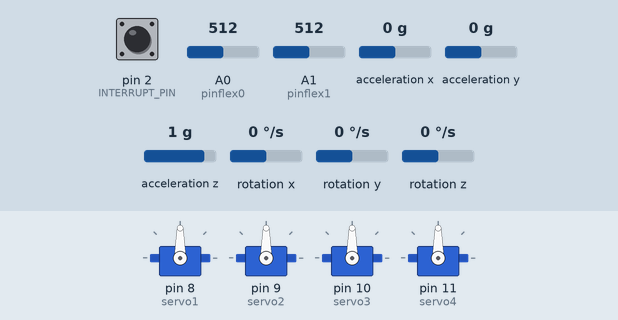
Bench run of a sketch on a simulated Arduino Uno, built with avr-gcc and run on an emulated ATmega328P. Parts: 4 × servo. The test bench sets the inputs (shaded band); at power-on: pin 2 (INTERRUPT_PIN) LOW, A0 (pinflex0) = 512, A1 (pinflex1) = 512, acceleration x 0 g, acceleration y 0 g, acceleration z 1 g, rotation x 0 °/s, rotation y 0 °/s, rotation z 0 °/s. The sensor or clock chip raises its interrupt line as the real part does; what the sketch prints to the serial monitor is not drawn.

Above: at 0.6 s.
At 10.6 s:
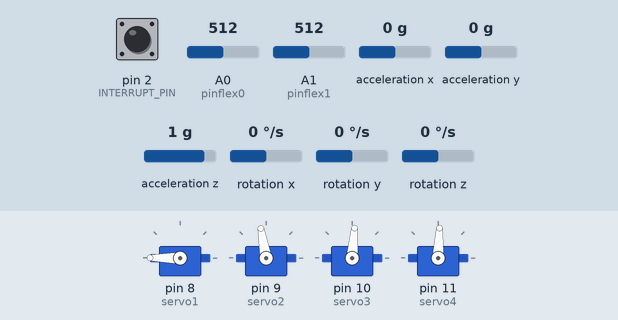
Timing chart, 0 to 12.1 s (numbered marks = the images above):
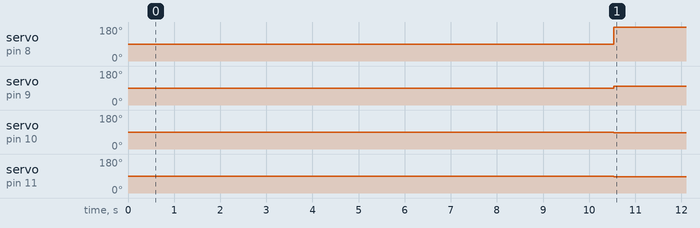

The sketch:

MPU9250-trail3.3.2.1.ino
```cpp
// 4 motors


#include "I2Cdev.h"                          // including the 12c devices library that allows the comunication via i2c comunication protocol

#include "MPU6050_6Axis_MotionApps20.h"     // including the library file that contains the calibration and fusion between the gyroscope and accelorometer
#include <Servo.h>                          // including the servo library

#if I2CDEV_IMPLEMENTATION == I2CDEV_ARDUINO_WIRE
    #include "Wire.h"
#endif

MPU6050 mpu;

int j=0 ;
float correct ;                           // variable used in removing the first 600 readings of the yaw as it takes several iterations to stablize

                                        // flex sensors variables //
const int pinflex0 = 0;
const int pinflex1 = 1;

int servopos3;
int servopos4;

int flexpos0;
int flexpos1;

                                       //   servos decleration   //

Servo servo1;
Servo servo2;
Servo servo3;
Servo servo4;


#define OUTPUT_READABLE_YAWPITCHROLL

#define INTERRUPT_PIN 2

                                          // MPU control//

 //DMP stands for Digital Motion Processing. The MPU 6050 has a built-in motion processor. It processes the values from the accelerometer , gyroscope and magnetometer to give us accurate 3D values.


bool dmpReady = false;  // set true if DMP init was successful
uint8_t mpuIntStatus;   // holds actual interrupt status byte from MPU
uint8_t devStatus;      // return status after each device operation (0 = success, !0 = error)
uint16_t packetSize;    // expected DMP packet size (default is 42 bytes)
uint16_t fifoCount;     // count of all bytes currently in FIFO
uint8_t fifoBuffer[64]; // FIFO storage buffer

Quaternion q;           // [w, x, y, z]         quaternion container
VectorInt16 aa;         // [x, y, z]            accel sensor measurements
VectorInt16 aaReal;     // [x, y, z]            gravity-free accel sensor measurements
VectorInt16 aaWorld;    // [x, y, z]            world-frame accel sensor measurements
VectorFloat gravity;    // [x, y, z]            gravity vector
float euler[3];         // [psi, theta, phi]    Euler angle container
float ypr[3];           // [yaw, pitch, roll]   yaw/pitch/roll container and gravity vector

                               //  INTERRUPT DETECTION //

volatile bool mpuInterrupt = false;     // indicates whether MPU interrupt pin has gone high
void dmpDataReady() {
    mpuInterrupt = true;
}


void setup() {
    #if I2CDEV_IMPLEMENTATION == I2CDEV_ARDUINO_WIRE
        Wire.begin();                                   // starting the i2c comunication
        Wire.setClock(400000);                          // 400kHz I2C clock. Comment this line if having compilation difficulties
    #elif I2CDEV_IMPLEMENTATION == I2CDEV_BUILTIN_FASTWIRE
        Fastwire::setup(400, true);
    #endif

    Serial.begin(115200);
    mpu.initialize();
    pinMode(INTERRUPT_PIN, INPUT);


    devStatus = mpu.dmpInitialize();

    // supply your own gyro offsets here, scaled for min sensitivity
    mpu.setXGyroOffset(220);
    mpu.setYGyroOffset(76);
    mpu.setZGyroOffset(-85);
    mpu.setZAccelOffset(1788); // 1688 factory default for my test chip

    if (devStatus == 0) {

        mpu.setDMPEnabled(true);

        attachInterrupt(digitalPinToInterrupt(INTERRUPT_PIN), dmpDataReady, RISING);
        mpuIntStatus = mpu.getIntStatus();

        dmpReady = true;

        packetSize = mpu.dmpGetFIFOPacketSize();
    }
    else {

        Serial.print(devStatus);
        Serial.println(F(")"));
    }

                                          // Define the pins to which the 4 servo motors are connected//
  servo1.attach(8);                       //base
  servo2.attach(9);                       //elbow
  servo3.attach(10);                      //wrist
  servo4.attach(11);                      //gripper
}


void loop() {

    if (!dmpReady) return;                                 // if programming failed, don't try to do anything
    while (!mpuInterrupt && fifoCount < packetSize) {      // wait for MPU interrupt or extra packet(s) available
        if (mpuInterrupt && fifoCount < packetSize) {
          fifoCount = mpu.getFIFOCount();                  // try to get out of the infinite loop , it will loop until the fifo is filled
        }

    }

    mpuInterrupt = false;                                  // reset interrupt flag and get INT_STATUS byte
    mpuIntStatus = mpu.getIntStatus();

    fifoCount = mpu.getFIFOCount();                       // check for overflow (this should never happen unless our code is too inefficient)

    if ((mpuIntStatus & _BV(MPU6050_INTERRUPT_FIFO_OFLOW_BIT)) || fifoCount >= 1024) {
        mpu.resetFIFO();
        fifoCount = mpu.getFIFOCount();
        Serial.println(F("FIFO overflow!"));

    } else if (mpuIntStatus & _BV(MPU6050_INTERRUPT_DMP_INT_BIT)) {
        while (fifoCount < packetSize) fifoCount = mpu.getFIFOCount();

        mpu.getFIFOBytes(fifoBuffer, packetSize);

        fifoCount -= packetSize;


        #ifdef OUTPUT_READABLE_YAWPITCHROLL               // Get Yaw, Pitch and Roll values

            mpu.dmpGetQuaternion(&q, fifoBuffer);
            mpu.dmpGetGravity(&gravity, &q);
            mpu.dmpGetYawPitchRoll(ypr, &q, &gravity);
                                                          // Yaw, Pitch, Roll values - Radians to degrees
             ypr[0] = ypr[0] * 180 / M_PI;
             ypr[1] = ypr[1] * 180 / M_PI;
             ypr[2] = ypr[2] * 180 / M_PI;

            flexpos0 = analogRead(pinflex0);
            flexpos1 = analogRead(pinflex1);


                                                          // Skip 600 readings (self-calibration process)
            if (j <= 1000) {
            correct = ypr[0];
            j++;
          }
          else {
            ypr[0] = ypr[0] - correct;
            int servo1Value = map( ypr[0], 0,-180,180, 0);
            int servo2Value = map(ypr[2],80, -100,180, 0);     //60, -120,180, 0

            servopos3 = map(flexpos0 ,500, 700, 80,170);               // new flex
            servopos4 = map(flexpos1, 40, 50, 87,160);


            servo1Value = constrain(servo1Value, 0, 180);
            servo2Value = constrain(servo2Value, 0, 180);
            servopos3 = constrain(servopos3, 80,170);
            servopos4 = constrain(servopos4, 150,87);


            servo1.write(servo1Value);
            servo2.write(servo2Value);
            servo3.write(servopos3);
            servo4.write(servopos4);


            Serial.print("ypr\t");
            Serial.print(ypr[0] );
            Serial.print("  ");
            //Serial.print(ypr[1]);
           //Serial.print("\t");
            Serial.print(ypr[2] );

            Serial.print("\t");
           // Serial.print("base:");
            Serial.print(servo1Value);
            Serial.print("  ");
           // Serial.print("elbow:");
            Serial.print(servo2Value);
            Serial.print("  ");

            Serial.print("\t");
           // Serial.print("Flex1:");
            Serial.print(flexpos0);
            Serial.print("  ");
            //Serial.print("Flex2:");
            Serial.print(flexpos1);
              Serial.print("\t");

           // Serial.print("wrist:");
            Serial.print(servopos3);
            Serial.print("  ");
           // Serial.print("gripper:");
            Serial.print(servopos4);
            Serial.print("\n");


    }
        #endif


    }

}
```

Measured:
- by itself, servo on pin 8 (servo1): 90° → 180° at 10.5 s
- by itself, servo on pin 9 (servo2): 90° → 100° at 10.5 s
- by itself, servo on pin 10 (servo3): 90° → 85° at 10.5 s
- by itself, servo on pin 11 (servo4): 90° → 87° at 10.5 s
